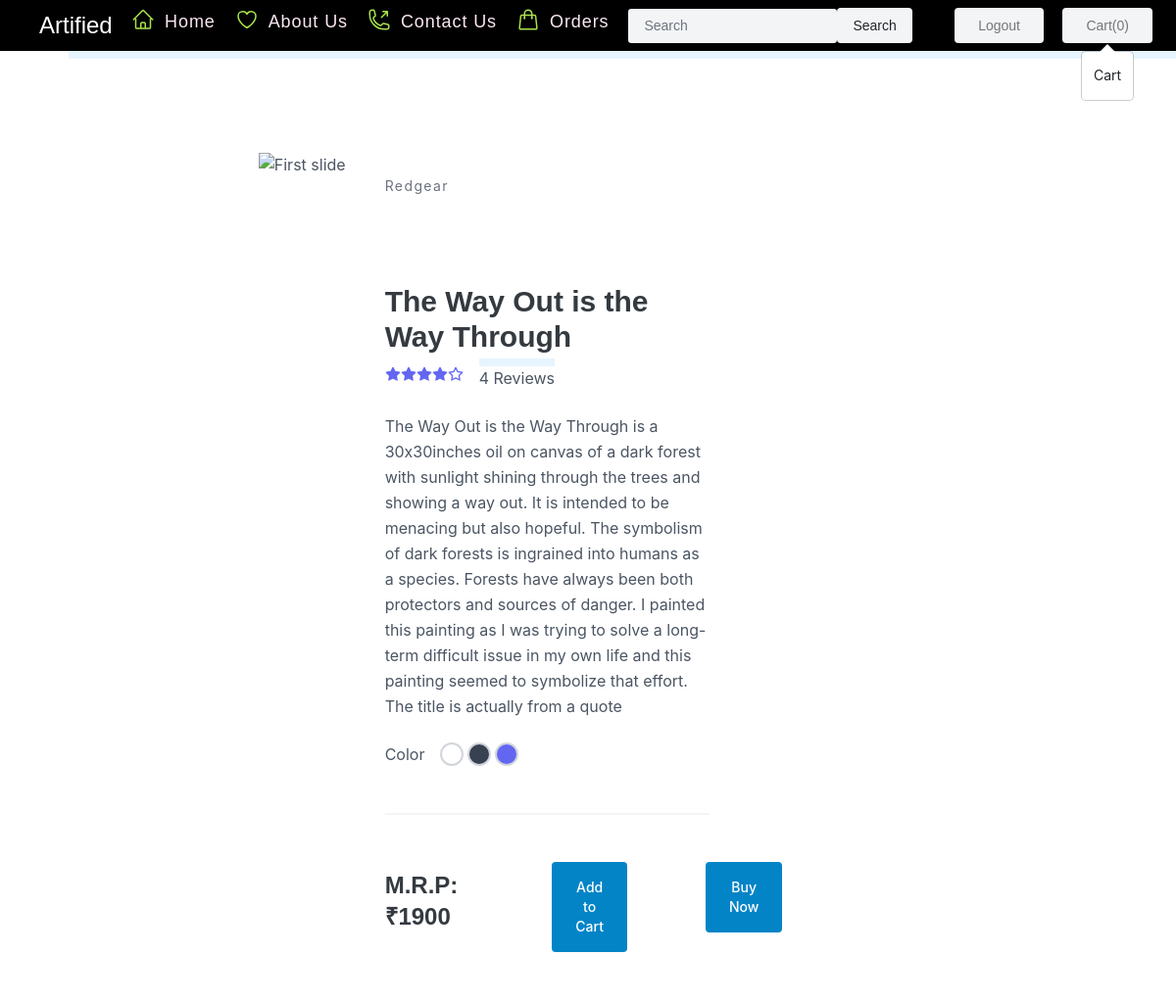
The page /products/2 (signed in) on the database its author committed.
### shop/models.py (models this page shows, shortened)
class Product(models.Model):
    product_id = models.AutoField(primary_key=True)
    product_name = models.CharField(max_length=50)
    category = models.CharField(max_length=50, default="")
    subcategory = models.CharField(max_length=50, default="")
    price = models.IntegerField(default=0)
    desc = models.CharField(max_length=3000)
    pub_date = models.DateTimeField(default=timezone.now)
    img = models.ManyToManyField(Product_image)
    seller = models.ForeignKey(
        Seller, default=None, on_delete=models.DO_NOTHING)

### shop/views.py (the view)
# urls.py: path("products/<int:myid>", views.productView, name="ProductView"),
def productView(request, myid):
    product = Product.objects.filter(product_id=myid)
    return render(request, 'shop/prodView.html', {'Vproduct': product[0]})

### shop/templates/shop/prodView.html (shortened to what this page needs)
{% extends 'shop/basic.html' %}
{% block body %}
<section class="text-gray-600 body-font overflow-hidden">
    <div class="container px-5 py-24 mx-auto">
      <div class="lg:w-4/5 mx-auto flex flex-wrap">
        <div id="carouselExampleIndicators" class="carousel slide background-image" data-ride="carousel">
          <ol class="carousel-indicators">
            <li data-target="#carouselExampleIndicators" data-slide-to="0" class="active"></li>
          </ol>
          <div class="carousel-inner">
            <div class="carousel-item active">
              <img class="d-block w-100" style="width:100px; height:200px" src="{{Vproduct.img.all.first.image.url}}" alt="First slide">
            </div>
          </div>
          <a class="carousel-control-prev" href="#carouselExampleIndicators" role="button" data-slide="prev">
            <span class="carousel-control-prev-icon" aria-hidden="true"></span>
          </a>
          <a class="carousel-control-next" href="#carouselExampleIndicators" role="button" data-slide="next">
            <span class="carousel-control-next-icon" aria-hidden="true"></span>
          </a>
      </div>
        <div class="lg:w-1/2 w-full lg:pl-10 lg:py-6 mt-6 lg:mt-0">
          <h2 class="text-sm title-font text-gray-500 tracking-widest">Redgear</h2>
          <h1 class="text-gray-900 text-3xl title-font font-medium mb-1" id="namepr{{Vproduct.id}}">{{Vproduct.product_name}}</h1>
          <div class="flex mb-4">
            <span class="flex items-center">
              <svg fill="currentColor" stroke="currentColor" stroke-linecap="round" stroke-linejoin="round" stroke-width="2" class="w-4 h-4 text-indigo-500" viewBox="0 0 24 24">
                <path d="M12 2l3.09 6.26L22 9.27l-5 4.87 1.18 6.88L12 17.77l-6.18 3.25L7 14.14 2 9.27l6.91-1.01L12 2z"></path>
              </svg>
              <svg fill="currentColor" stroke="currentColor" stroke-linecap="round" stroke-linejoin="round" stroke-width="2" class="w-4 h-4 text-indigo-500" viewBox="0 0 24 24">
                <path d="M12 2l3.09 6.26L22 9.27l-5 4.87 1.18 6.88L12 17.77l-6.18 3.25L7 14.14 2 9.27l6.91-1.01L12 2z"></path>
              </svg>
              <svg fill="currentColor" stroke="currentColor" stroke-linecap="round" stroke-linejoin="round" stroke-width="2" class="w-4 h-4 text-indigo-500" viewBox="0 0 24 24">
                <path d="M12 2l3.09 6.26L22 9.27l-5 4.87 1.18 6.88L12 17.77l-6.18 3.25L7 14.14 2 9.27l6.91-1.01L12 2z"></path>
              </svg>
              <svg fill="currentColor" stroke="currentColor" stroke-linecap="round" stroke-linejoin="round" stroke-width="2" class="w-4 h-4 text-indigo-500" viewBox="0 0 24 24">
                <path d="M12 2l3.09 6.26L22 9.27l-5 4.87 1.18 6.88L12 17.77l-6.18 3.25L7 14.14 2 9.27l6.91-1.01L12 2z"></path>
              </svg>
              <svg fill="none" stroke="currentColor" stroke-linecap="round" stroke-linejoin="round" stroke-width="2" class="w-4 h-4 text-indigo-500" viewBox="0 0 24 24">
                <path d="M12 2l3.09 6.26L22 9.27l-5 4.87 1.18 6.88L12 17.77l-6.18 3.25L7 14.14 2 9.27l6.91-1.01L12 2z"></path>
              </svg>
              <span class="text-gray-600 ml-3">4 Reviews</span>
            </span>
          </div>
          <p class="leading-relaxed">{{Vproduct.desc}}</p>
          <div class="flex mt-6 items-center pb-5 border-b-2 border-gray-100 mb-5">
            <div class="flex">
              <span class="mr-3">Color</span>
              <button class="border-2 border-gray-300 rounded-full w-6 h-6 focus:outline-none"></button>
              <button class="border-2 border-gray-300 ml-1 bg-gray-700 rounded-full w-6 h-6 focus:outline-none"></button>
              <button class="border-2 border-gray-300 ml-1 bg-indigo-500 rounded-full w-6 h-6 focus:outline-none"></button>
            </div>
          </div>
          <div class="flex">
            <p class="title-font font-medium text-2xl text-gray-900 mt-2" >M.R.P: ₹<span id="pricepr{{Vproduct.id}}">{{Vproduct.price}}</span></p>
            <span id="divpr{{Vproduct.id}}" class="divpr w-auto">
              <button type="button" id="pr{{Vproduct.id}}" class="hidden lg:flex lg:mx-auto lg:flex lg:items-center lg:w-auto lg:space-x-6 md:flex md:mx-auto lg:ml-24 md:ml-1 basis-1/2 md:mr-12 md:flex md:items-center md:w-auto md:space-x-6 inline-flex items-center bg-sky-600 border-0 py-3  px-4 focus:outline-none hover:bg-cyan-500 rounded text-base md:mt-0 text-sm font-medium cart text-white">Add to Cart</button>
            </span><a href='/checkout/'>
            <button class="lg:flex lg:mx-auto lg:flex lg:items-center lg:w-auto lg:space-x-6 md:flex md:mx-auto lg:ml-20 md:ml-1 basis-1/2 md:mr-12 md:flex md:items-center md:w-auto md:space-x-6 inline-flex items-center bg-sky-600 border-0 py-3 px-6 focus:outline-none hover:bg-cyan-500 rounded text-base md:mt-0 text-sm font-medium cart text-white" id='Buy'>Buy Now</button></a>
          </div>
        </div>
      </div>
    </div>
  </section>
{% endblock %}

### shop/static/css/orders.css (style rules this page uses)
body { font-family:'Inter', sans-serif; border-bottom: 8px solid #e7f5ff; }
.text-gray-600 { border-top: 8px solid #e7f5ff; margin-left: 70px; }
.text-gray-900 { color:#343a40!important; font-family: sans-serif!important; font-weight: bold!important; }
#namepr { margin-top: 90px!important; margin-left:0!important; font-size: 30px!important; margin-right: 0; }

### rows shown on the page
Product: product_name "The Way Out is the Way Through", desc "The Way Out is the Way Through is a 30x30inches oil on canvas of a dark forest with sunlight shining through the trees and showing a way out. It is intended to be menacing but also hopeful. The symbolism of dark forests is ingrained into humans as a species. Forests have always been both protectors and sources of danger. I painted this painting as I was trying to solve a long-term difficult issue in my own life and this painting seemed to symbolize that effort. The title is actually from a quote", price "1900"
